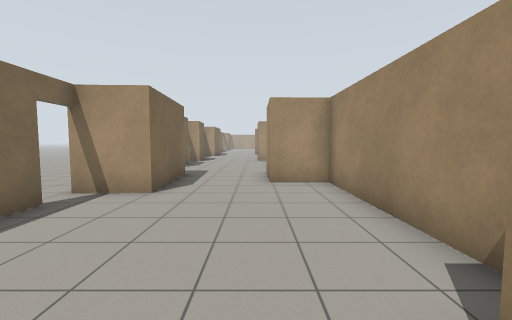
view 1 (above)

16 first-person views from a walk through a Gazebo world. The camera is 1.2 m above the floor, tilts 4° down and sees 90° across. The floor is counted in squares, 1 m on a side. Each view is taken from the middle of a square. On the plan, view 1 faces up. The plan holds only what a view shows up to about 12 squares ahead; the rest is blank. The place goes on beyond the plan.

view 2
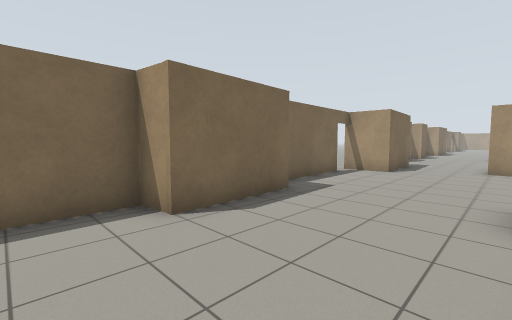

view 3
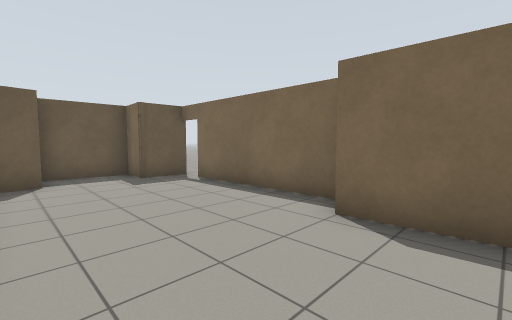

view 4
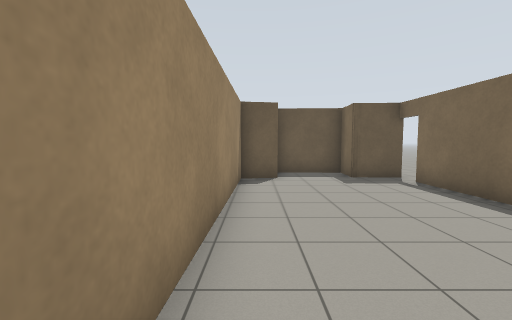

view 5
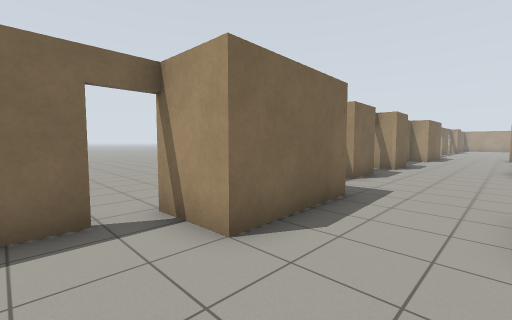

view 6
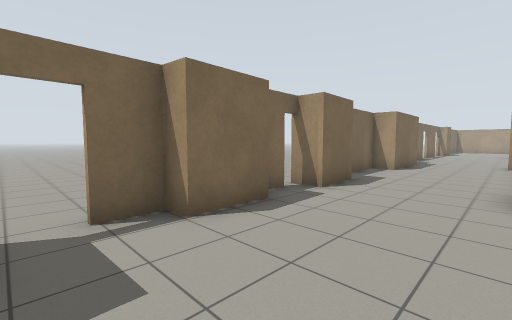

view 7
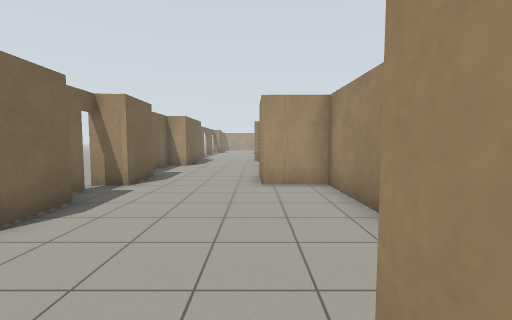

view 8
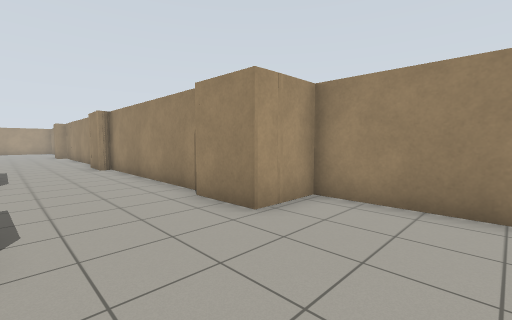

view 9
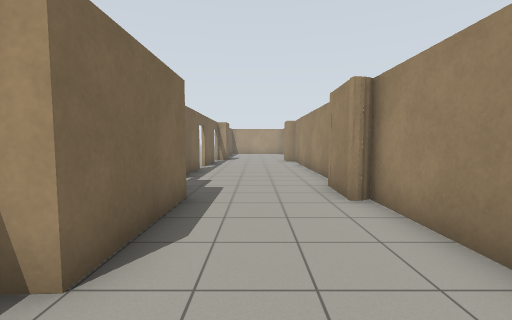

view 10
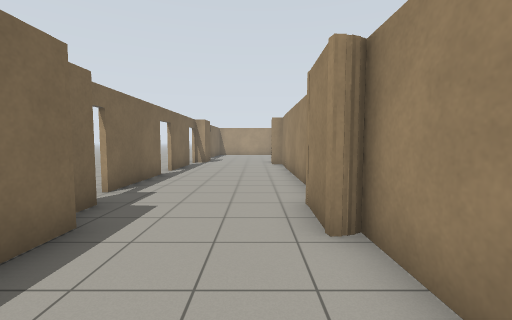

view 11
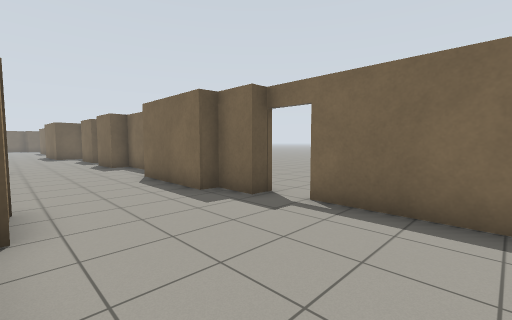

view 12
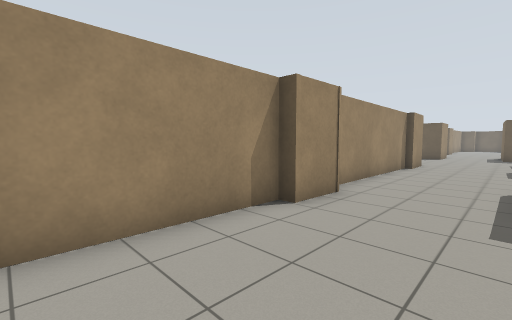

view 13
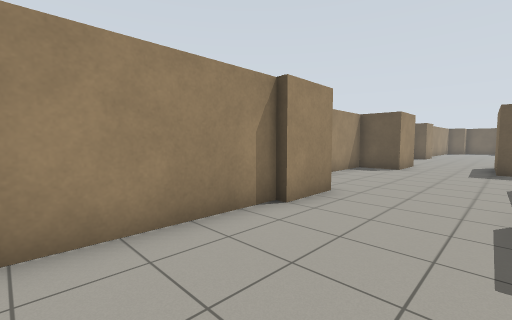

view 14
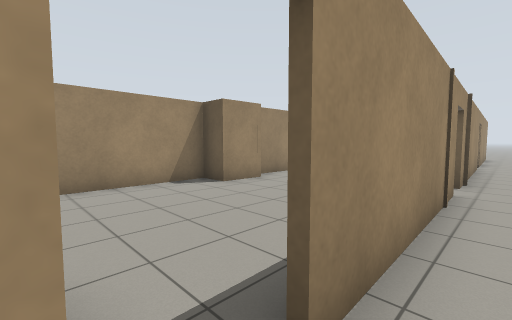

view 15
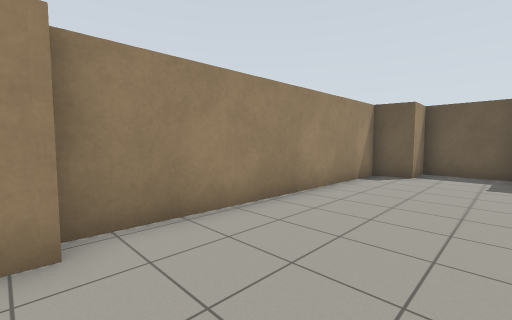

view 16
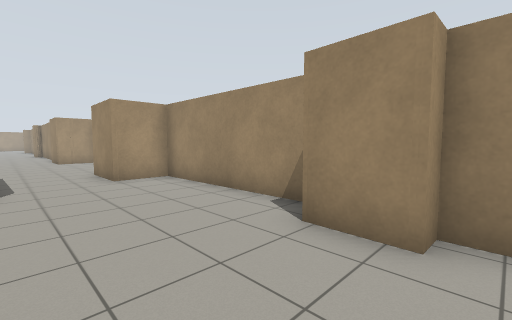

### Floor plan
Points are (right, up) in squares from view 1. A wall is a line through its corners. A room is listed if a view was taken in it or the views show most of it. See-through windows are left out.
Room 1 (views 1, 2, 3, 4, 5, 6, 7, 8, 9, 10, 11, 12, 13, 15, 16)
walls: (-2.6, 9.5) (-2.5, 6) (-4.3, 5.9); (-4.3, 12) (-4.2, 10.8); (-3.6, 14.2) (-3.6, 12.1); (-4.1, 4.9) (-4, 1.4); (-4.3, 15.5) (-4.3, 14.8); (0.4, 18) (0.4, 25.3) (-0.1, 25.2) (-0.1, 26.9) (0.4, 26.9) (0.4, 31.6); (-3.6, 17.9) (-3.6, 16.2); (-3.1, 0.4) (-2.9, -3) (-3.9, -3.2) (-3.8, -8.7); (-4.8, 26.8) (-4, 26.8) (-4.1, 25.6) (-3.5, 25.5) (-3.5, 22) (-4.5, 21.9) (-4.4, 18.3); (-4, -9.6) (-2.3, -9.7) (-2.3, -11) (0.3, -11) (0.3, -9.6) (1.5, -9.4) (1.7, -0.4) (1.1, -0.4) (1.2, 1.2) (2.3, 1.2) (2.2, 7.6) (0.4, 7.6) (0.4, 9.8) (2.1, 9.9) (2, 16.2) (0.2, 16.2) (0.1, 18.1); (-4.7, 31.5) (-4.6, 28)
ways out: open door at (-5, 27.5) to room 2; open door at (-5, 31) to room 2; open door at (-4, -9.5) to room 2; open door at (-4, 5.5) to room 2; open door at (-4, 10.5) to room 2; open door at (-4, 16) to room 2
Room 2 (view 14)
walls: (-4.1, -1.1) (-4.3, 4.9); (-4, -8.7) (-4.1, -2.2)
ways out: open door at (-5, 27.5) to room 1; open door at (-5, 31) to room 1; open door at (-4, -9.5) to room 1; open door at (-4, 5.5) to room 1; open door at (-4, 10.5) to room 1; open door at (-4, 16) to room 1; open door at (-4, -1.5)

Where each view was taken, in squares from view 1:
view 1: 0 up, 0 right, facing up
view 2: 5 down, 1 right, facing up-left
view 3: 1 down, 1 right, facing down-left
view 4: 1 down, 1 right, facing down
view 5: 4 up, 0 right, facing up-left
view 6: 10 up, 0 right, facing up-left
view 7: 9 up, 0 right, facing up
view 8: 13 up, 3 left, facing up-right
view 9: 20 up, 2 left, facing up
view 10: 22 up, 1 left, facing up
view 11: 31 up, 0 right, facing down-left
view 12: 31 up, 3 left, facing down-right
view 13: 22 up, 3 left, facing down-right
view 14: 6 up, 5 left, facing down-right
view 15: 0 up, 2 left, facing down-right
view 16: 1 down, 2 left, facing up-right
